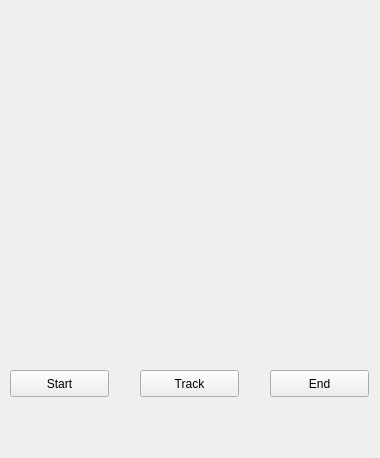
<?xml version="1.0" encoding="UTF-8"?>
<ui version="4.0">
 <class>Form</class>
 <widget class="QWidget" name="Form">
  <property name="geometry">
   <rect>
    <x>0</x>
    <y>0</y>
    <width>380</width>
    <height>458</height>
   </rect>
  </property>
  <property name="windowTitle">
   <string>Form</string>
  </property>
  <widget class="QPushButton" name="pushButton">
   <property name="geometry">
    <rect>
     <x>10</x>
     <y>370</y>
     <width>99</width>
     <height>27</height>
    </rect>
   </property>
   <property name="text">
    <string>Start</string>
   </property>
  </widget>
  <widget class="QPushButton" name="pushButton_2">
   <property name="geometry">
    <rect>
     <x>140</x>
     <y>370</y>
     <width>99</width>
     <height>27</height>
    </rect>
   </property>
   <property name="text">
    <string>Track</string>
   </property>
  </widget>
  <widget class="QPushButton" name="pushButton_3">
   <property name="geometry">
    <rect>
     <x>270</x>
     <y>370</y>
     <width>99</width>
     <height>27</height>
    </rect>
   </property>
   <property name="text">
    <string>End</string>
   </property>
  </widget>
 </widget>
 <resources/>
 <connections/>
 <slots>
  <slot>start()</slot>
  <slot>track()</slot>
  <slot>end()</slot>
 </slots>
</ui>
